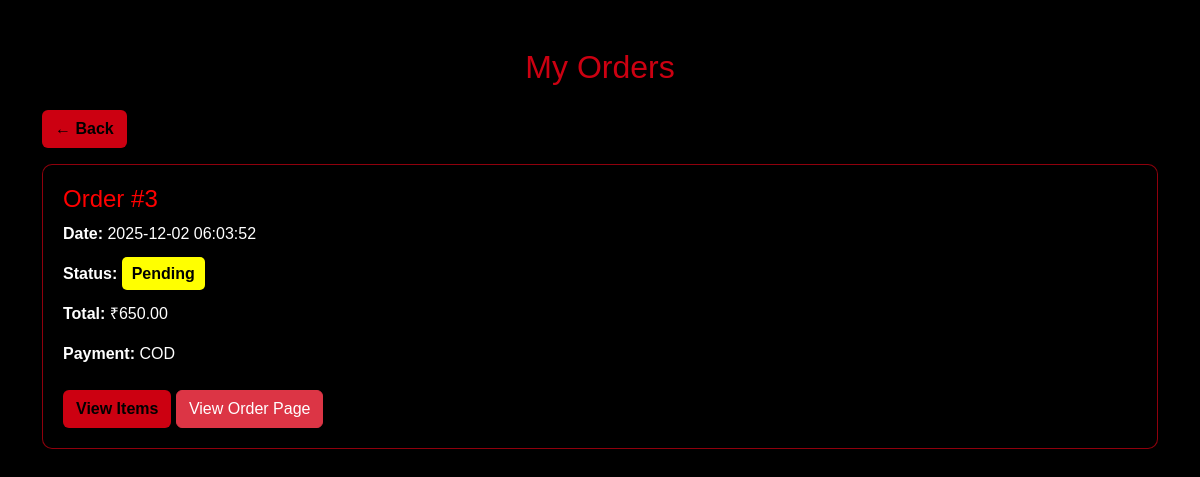
Page /my_order.php (signed in) on the committed database.
### tables this page shows
CREATE TABLE `orders` (
  `id` int NOT NULL,
  `user_id` int DEFAULT NULL,
  `fullname` varchar(255) DEFAULT NULL,
  `phone` varchar(20) DEFAULT NULL,
  `address` text,
  `payment` varchar(50) DEFAULT NULL,
  `total` decimal(10,2) DEFAULT NULL,
  `created_at` timestamp NULL DEFAULT CURRENT_TIMESTAMP,
  `status` varchar(50) DEFAULT 'Pending'
);

### my_order.php (the view, shortened to what this page needs)
<?php
include "connect.php";
$user = $_SESSION['user_id'];
$orders = $conn->query("
    SELECT * FROM orders
    WHERE user_id = $user
    ORDER BY id DESC
");
?>
<!DOCTYPE html>
<html>
<head>
    <link href="https://cdn.jsdelivr.net/npm/bootstrap@5.3.2/dist/css/bootstrap.min.css" rel="stylesheet">
</head>
<body>
<div class="container py-5">
    <h2 class="text-center mb-4">My Orders</h2>
    <div class="mb-3">
        <a href="index.php" class="btn btn-red">← Back</a>
    </div>
    <?php if ($orders->num_rows == 0): ?>
        <p class="text-center" style="color:red;">You have no orders yet.</p>
    <?php else: ?>
        <?php while ($order = $orders->fetch_assoc()): ?>
            <div class="order-card">
                <h4 style="color:red;">Order #<?= $order['id'] ?></h4>
                <p><b>Date:</b> <?= $order['created_at'] ?></p>
                <p>
                    <b>Status:</b>
                    <span class="status-box <?= $order['status'] ?>">
                        <?= $order['status'] ?>
                    </span>
                </p>
                <p><b>Total:</b> ₹<?= $order['total'] ?></p>
                <p><b>Payment:</b> <?= $order['payment'] ?></p>
                <button class="btn btn-red mt-2"
                        onclick="document.getElementById('items<?= $order['id'] ?>').classList.toggle('d-none')">
                    View Items
                </button>
                <a href="order_success.php?order_id=<?= $order['id'] ?>"
                    class="btn btn-danger mt-2">
                    View Order Page
                </a>
            </div>
        <?php endwhile; ?>
    <?php endif; ?>
</div>
</body>
</html>

### my_order.php (style rules this page uses)
body { background-color:black; color:white; font-family:Arial; }
h2 { color: rgba(238,0,20,0.86); }
.order-card { border: 1px solid rgba(238,0,20,0.6); padding: 20px; border-radius: 10px; background-color: #000; margin-bottom: 20px; }
.btn-red { background-color: rgba(238,0,20,0.86); color: black; font-weight: bold; }
.status-box { padding: 8px 10px; border-radius: 5px; font-weight: bold; color:black; width: fit-content; }
.Pending { background: yellow; }

### rows in the picture
orders: id "3", created_at "2025-12-02 06:03:52", status "Pending", total "650.00", payment "COD"
